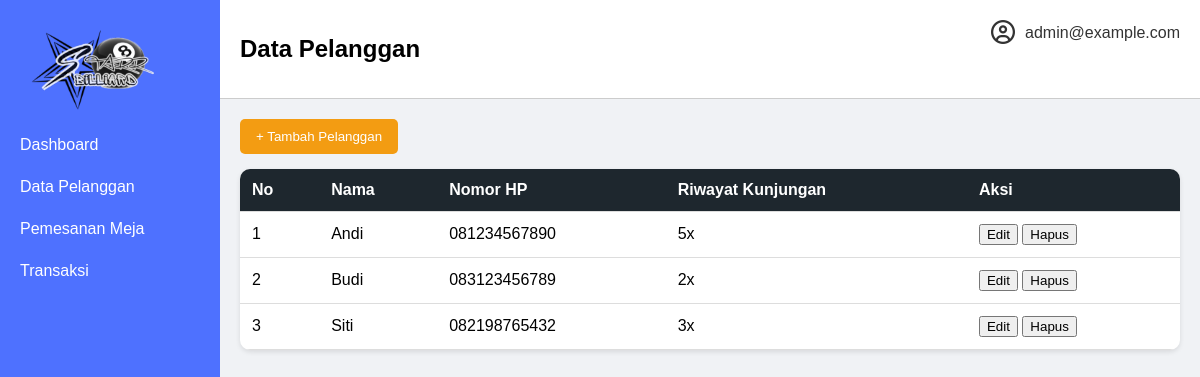
The page /datapelanggan.php (signed in) on the database its author committed.
### tables this page shows
CREATE TABLE customers (
    id INT AUTO_INCREMENT PRIMARY KEY,
    name VARCHAR(255) NOT NULL,
    phone_number VARCHAR(13) NOT NULL UNIQUE,
    visit_count INT NOT NULL DEFAULT 0,
    created_at TIMESTAMP DEFAULT CURRENT_TIMESTAMP
);

### datapelanggan.php (the view, shortened to what this page needs)
<?php
$host = "localhost";
$username = "root";
$password = "";
$dbname = "billiard_db";
try {
    $conn = new PDO("mysql:host=$host;dbname=$dbname", $username, $password);
    $conn->setAttribute(PDO::ATTR_ERRMODE, PDO::ERRMODE_EXCEPTION);
} catch (PDOException $e) {
    die("Koneksi gagal: " . $e->getMessage());
}
$stmt = $conn->query("SELECT id, name, phone_number, visit_count FROM customers ORDER BY name");
$customers = $stmt->fetchAll(PDO::FETCH_ASSOC);
?>
<!DOCTYPE html>
<html lang="id">
<head>
    <link rel="stylesheet" href="datapelanggan.css">
    <link rel="stylesheet" href="https://cdnjs.cloudflare.com/ajax/libs/font-awesome/6.5.0/css/all.min.css" />
</head>
<body>
    <div class="sidebar">
        <img src="asset/LOGO dashboard.png" width="180" height="100">
        <a href="dashboard.php">Dashboard</a>
        <a href="datapelanggan.php">Data Pelanggan</a>
        <a href="meja.php">Pemesanan Meja</a>
        <a href="transaksi.php">Transaksi</a>
    </div>
    <div class="main">
        <div class="topbar">
            <h2>Data Pelanggan</h2>
            <div class="header-right">
                <div class="profile-dropdown">
                    <i class="fa-regular fa-circle-user profile-icon" id="profileIcon"></i>
                </div>
                <span class="admin-name"><?php echo htmlspecialchars($_SESSION['email']); ?></span>
            </div>
        </div>
        <div class="content">
            <a href="tambahpelanggan.php">
                <button class="btn-tambah">+ Tambah Pelanggan</button>
            </a>
            <table>
                <thead>
                    <tr>
                        <th>No</th>
                        <th>Nama</th>
                        <th>Nomor HP</th>
                        <th>Riwayat Kunjungan</th>
                        <th>Aksi</th>
                    </tr>
                </thead>
                <tbody>
                    <?php if (count($customers) > 0): ?>
                        <?php foreach ($customers as $index => $customer): ?>
                            <tr>
                                <td><?php echo $index + 1; ?></td>
                                <td><?php echo htmlspecialchars($customer['name']); ?></td>
                                <td><?php echo htmlspecialchars($customer['phone_number']); ?></td>
                                <td><?php echo htmlspecialchars($customer['visit_count']); ?>x</td>
                                <td>
                                    <a href="editpelanggan.php?id=<?php echo $customer['id']; ?>"><button>Edit</button></a>
                                    <a href="datapelanggan.php?delete=<?php echo $customer['id']; ?>" onclick="return confirm('Yakin ingin menghapus pelanggan ini?');"><button>Hapus</button></a>
                                </td>
                            </tr>
                        <?php endforeach; ?>
                    <?php else: ?>
                        <tr>
                            <td colspan="5">Tidak ada data pelanggan.</td>
                        </tr>
                    <?php endif; ?>
                </tbody>
            </table>
        </div>
    </div>
</body>
</html>

### datapelanggan.css (style rules this page uses)
* { box-sizing: border-box; }
body { margin: 0; font-family: Arial, sans-serif; display: flex; height: 100vh; background: #f0f2f5; }
.sidebar { width: 220px; background-color: #4E71FF; color: white; padding: 20px 0; }
.sidebar a { display: block; color: white; padding: 12px 20px; text-decoration: none; transition: background 0.3s; }
.main { flex-grow: 1; display: flex; flex-direction: column; }
.topbar { background-color: white; padding: 15px 20px; border-bottom: 1px solid #ccc; display: flex; justify-content: space-between; align-items: center; }
.header-right { position: absolute; top: 20px; right: 20px; display: flex; align-items: center; gap: 10px; z-index: 999; }
.profile-icon { font-size: 24px; color: #333; cursor: pointer; }
.admin-name { font-weight: 500; color: #333; }
.profile-dropdown { position: relative; }
.content { padding: 20px; }
table { width: 100%; border-collapse: collapse; background-color: white; box-shadow: 0 2px 5px rgba(0,0,0,0.1); border-radius: 10px; overflow: hidden; }
th, td { padding: 12px; text-align: left; border-bottom: 1px solid #ddd; }
th { background-color: #1e272e; color: white; }
.btn-tambah { background-color: #f39c12; color: white; padding: 10px 16px; border: none; border-radius: 5px; cursor: pointer; margin-bottom: 15px; }

### rows shown on the page
customers: name "Andi", phone_number "081234567890", visit_count "5"
customers: name "Budi", phone_number "083123456789", visit_count "2"
customers: name "Siti", phone_number "082198765432", visit_count "3"

### other values the page prints
$_SESSION['email'] "admin@example.com"
